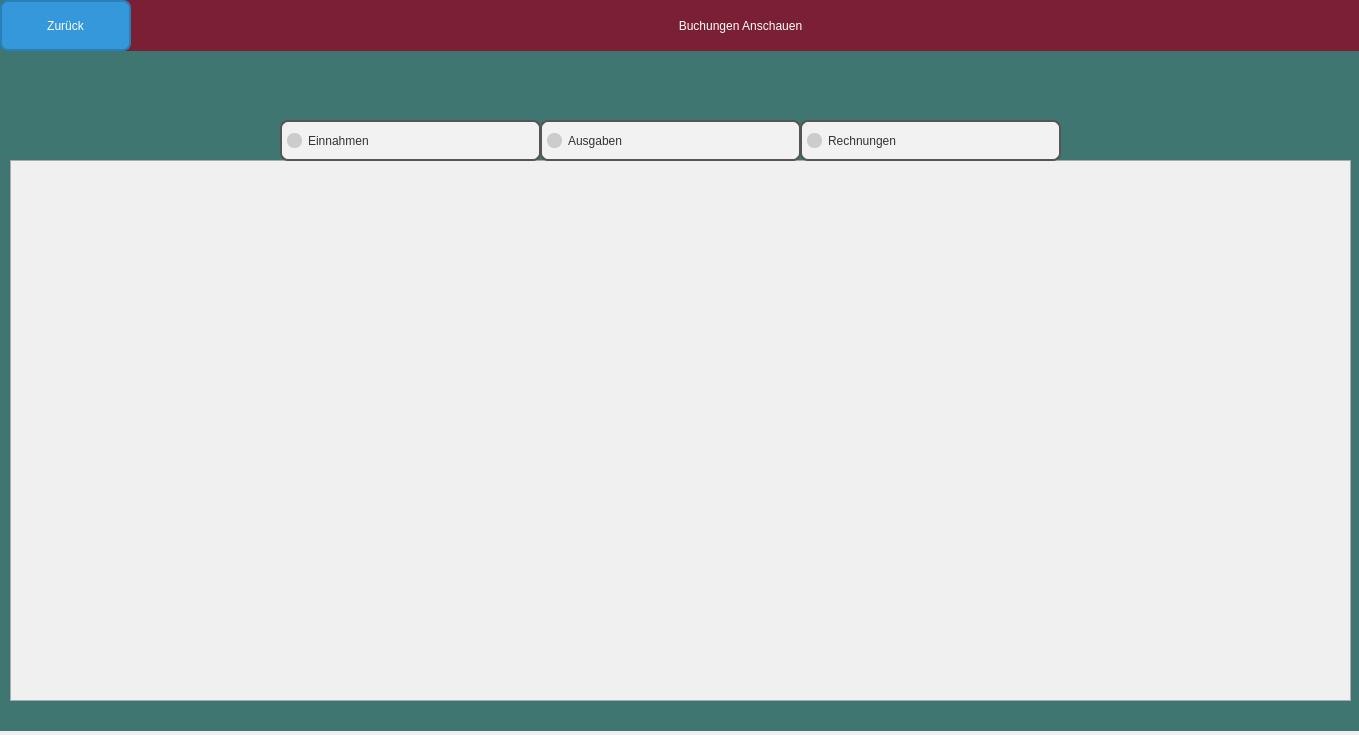
<?xml version="1.0" encoding="UTF-8"?>
<ui version="4.0">
 <class>BuchungenAnschauen</class>
 <widget class="QWidget" name="BuchungenAnschauen">
  <property name="geometry">
   <rect>
    <x>0</x>
    <y>0</y>
    <width>1359</width>
    <height>735</height>
   </rect>
  </property>
  <property name="windowTitle">
   <string>Form</string>
  </property>
  <property name="styleSheet">
   <string notr="true"/>
  </property>
  <widget class="QLabel" name="HauptLabel">
   <property name="geometry">
    <rect>
     <x>0</x>
     <y>0</y>
     <width>1361</width>
     <height>731</height>
    </rect>
   </property>
   <property name="styleSheet">
    <string notr="true">background-color: rgb(64, 118, 114);</string>
   </property>
   <property name="text">
    <string/>
   </property>
  </widget>
  <widget class="QLabel" name="Header">
   <property name="geometry">
    <rect>
     <x>120</x>
     <y>0</y>
     <width>1241</width>
     <height>51</height>
    </rect>
   </property>
   <property name="styleSheet">
    <string notr="true">background-color: rgb(122, 31, 52);
font: 600 italic 15pt &quot;Segoe UI&quot;;
color: rgb(255, 255, 255);</string>
   </property>
   <property name="text">
    <string>Buchungen Anschauen</string>
   </property>
   <property name="alignment">
    <set>Qt::AlignCenter</set>
   </property>
  </widget>
  <widget class="QPushButton" name="pushButtonZurueck">
   <property name="geometry">
    <rect>
     <x>0</x>
     <y>0</y>
     <width>131</width>
     <height>51</height>
    </rect>
   </property>
   <property name="styleSheet">
    <string notr="true">QPushButton {
    background-color: #3498db;
    color: #ffffff;
    font: 600 italic 15pt &quot;Segoe UI&quot;;
    padding: 10px 20px;
    border: 2px solid #2980b9;
    border-radius: 8px;
}

QPushButton:hover {
    background-color: #2980b9;
}

QPushButton:pressed {
    background-color: #1f618d;
}
</string>
   </property>
   <property name="text">
    <string>Zurück</string>
   </property>
  </widget>
  <widget class="QTableView" name="tableView">
   <property name="geometry">
    <rect>
     <x>10</x>
     <y>160</y>
     <width>1341</width>
     <height>541</height>
    </rect>
   </property>
   <property name="font">
    <font>
     <family>600 11 25pt Segoe UI</family>
     <italic>true</italic>
    </font>
   </property>
   <property name="styleSheet">
    <string notr="true">QTableView {
        background-color: #f0f0f0;
        color: rgb(0, 0, 0);
    selection-background-color: #4286f4;
    selection-color: #ffffff;
    border: 1px solid #aaaaaa;
    font-family: 600 italic 25pt Segoe UI;
}

QTableView::item {
    padding: 5px;
    border-bottom: 1px solid #ddd;
}

QTableView::item:selected {
        background-color: #CDDC39;
    color: white;
}

QHeaderView::section {
        background-color: #4CAF50;
    color: white;
}</string>
   </property>
   <property name="sizeAdjustPolicy">
    <enum>QAbstractScrollArea::AdjustToContents</enum>
   </property>
   <property name="editTriggers">
    <set>QAbstractItemView::NoEditTriggers</set>
   </property>
   <property name="alternatingRowColors">
    <bool>true</bool>
   </property>
   <property name="textElideMode">
    <enum>Qt::ElideNone</enum>
   </property>
   <attribute name="horizontalHeaderShowSortIndicator" stdset="0">
    <bool>false</bool>
   </attribute>
   <attribute name="horizontalHeaderStretchLastSection">
    <bool>true</bool>
   </attribute>
  </widget>
  <widget class="QRadioButton" name="radioButtonEinnahmen">
   <property name="geometry">
    <rect>
     <x>280</x>
     <y>120</y>
     <width>261</width>
     <height>41</height>
    </rect>
   </property>
   <property name="styleSheet">
    <string notr="true">
QRadioButton {
    padding: 5px;
    border: 2px solid #555;
    border-radius: 8px;
    background-color: #f2f2f2;
    color: #333;
}


QRadioButton:checked {

        background-color: rgb(186, 90, 92);
    color: white;
}


QRadioButton::indicator {
    width: 15px;
    height: 15px;
    border-radius: 7px;
    background-color: #ccc;
}


QRadioButton::indicator:checked {
        background-color: rgb(186, 90, 92);
}</string>
   </property>
   <property name="text">
    <string>Einnahmen</string>
   </property>
  </widget>
  <widget class="QRadioButton" name="radioButtonRechnungen">
   <property name="geometry">
    <rect>
     <x>800</x>
     <y>120</y>
     <width>261</width>
     <height>41</height>
    </rect>
   </property>
   <property name="styleSheet">
    <string notr="true">
QRadioButton {
    padding: 5px;
    border: 2px solid #555;
    border-radius: 8px;
    background-color: #f2f2f2;
    color: #333;
}


QRadioButton:checked {

        background-color: rgb(186, 90, 92);
    color: white;
}


QRadioButton::indicator {
    width: 15px;
    height: 15px;
    border-radius: 7px;
    background-color: #ccc;
}


QRadioButton::indicator:checked {
        background-color: rgb(186, 90, 92);
}</string>
   </property>
   <property name="text">
    <string>Rechnungen</string>
   </property>
  </widget>
  <widget class="QRadioButton" name="radioButtonAusgaben">
   <property name="geometry">
    <rect>
     <x>540</x>
     <y>120</y>
     <width>261</width>
     <height>41</height>
    </rect>
   </property>
   <property name="styleSheet">
    <string notr="true">
QRadioButton {
    padding: 5px;
    border: 2px solid #555;
    border-radius: 8px;
    background-color: #f2f2f2;
    color: #333;
}


QRadioButton:checked {

        background-color: rgb(186, 90, 92);
    color: white;
}


QRadioButton::indicator {
    width: 15px;
    height: 15px;
    border-radius: 7px;
    background-color: #ccc;
}


QRadioButton::indicator:checked {
        background-color: rgb(186, 90, 92);
}</string>
   </property>
   <property name="text">
    <string>Ausgaben</string>
   </property>
  </widget>
 </widget>
 <resources/>
 <connections/>
</ui>
